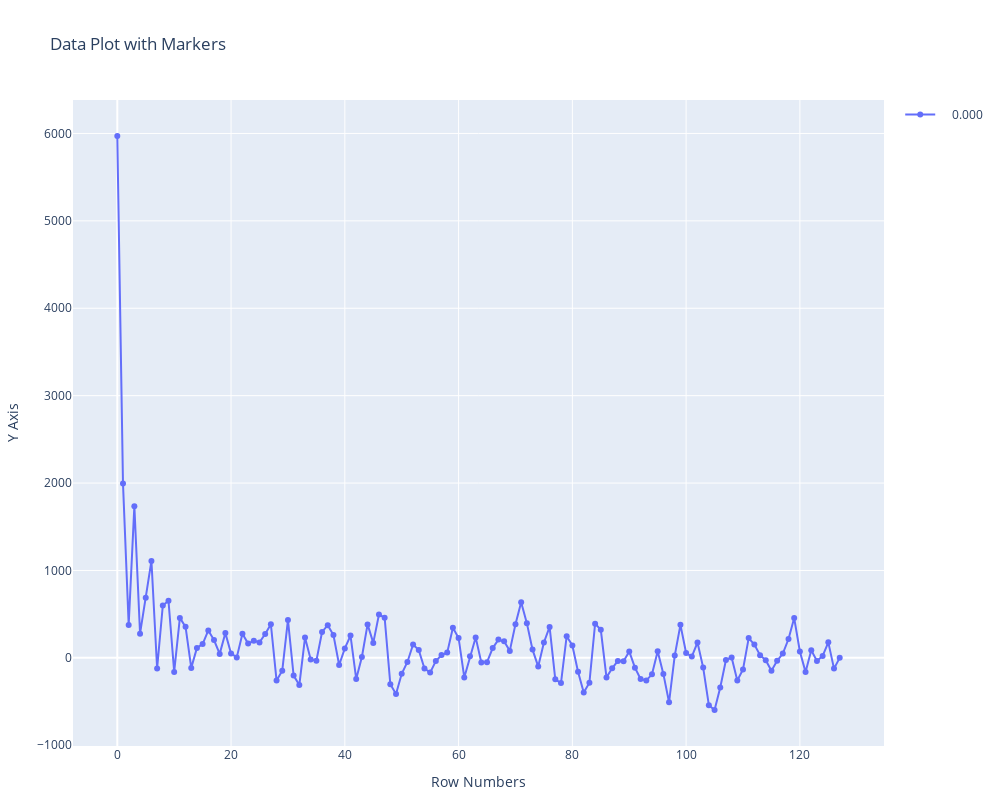

This figure's notebook cell:
### Code cell
import pandas as pd
import plotly.graph_objs as go

# Assuming 'data' is your pandas DataFrame
# Example:
# data = pd.DataFrame({'A': [10, 15, 20, 25, 30], 'B': [12, 18, 22, 28, 35]})

# Extracting x values (row numbers) and y values (column values)
x_values = data.index.tolist()  # Assuming your row numbers are the index
y_values = data.values.T  # Transposing to get column values

# Creating traces for each column
traces = []
for i, col in enumerate(data.columns):
    trace = go.Scatter(x=x_values, y=y_values[i], mode='markers+lines', name=col)
    traces.append(trace)

# Creating layout
# Creating layout
layout = go.Layout(
    title='Data Plot with Markers',
    xaxis=dict(title='Row Numbers'),
    yaxis=dict(title='Y Axis'),
    showlegend=True,
    autosize=False,
    width=1000,  # Adjust width for better visibility
    height=800,  # Adjust height for better visibility
    margin=dict(l=50, r=50, t=100, b=50)  # Adjust margins for better visibility
)


# Creating figure
fig = go.Figure(data=traces, layout=layout)

# Show plot
fig.show()

### Figure 1 — Plotly figure (JSON) as saved in the notebook; plotly's stock layout.template omitted (floating-point values rounded to 4 significant figures)
{"data": [{"mode": "markers+lines", "name": "    0.000", "type": "scatter", "x": [0, 1, 2, 3, 4, 5, 6, 7, 8, 9, 10, 11, 12, 13, 14, 15, 16, 17, 18, 19, 20, 21, 22, 23, 24, 25, 26, 27, 28, 29, 30, 31, 32, 33, 34, 35, 36, 37, 38, 39, 40, 41, 42, 43, 44, 45, 46, 47, 48, 49, 50, 51, 52, 53, 54, 55, 56, 57, 58, 59, 60, 61, 62, 63, 64, 65, 66, 67, 68, 69, 70, 71, 72, 73, 74, 75, 76, 77, 78, 79, 80, 81, 82, 83, 84, 85, 86, 87, 88, 89, 90, 91, 92, 93, 94, 95, 96, 97, 98, 99, 100, 101, 102, 103, 104, 105, 106, 107, 108, 109, 110, 111, 112, 113, 114, 115, 116, 117, 118, 119, 120, 121, 122, 123, 124, 125, 126, 127], "y": [5970.0, 1995.0, 376.3, 1736.0, 276.7, 688.5, 1109.0, -122.1, 599.0, 652.5, -160.5, 457.4, 354.7, -114.7, 113.7, 157.9, 313.8, 203.6, 45.49, 283.1, 50.88, 4.927, 276.2, 163.0, 195.8, 177.0, 272.2, 383.4, -260.3, -146.4, 433.6, -202.6, -311.3, 232.3, -18.83, -31.77, 296.4, 373.8, 260.3, -81.72, 107.9, 255.3, -241.7, 9.434, 382.7, 170.9, 495.1, 459.5, -301.7, -413.5, -182.0, -46.88, 152.7, 89.01, -121.2, -168.9, -36.03, 32.9, 59.96, 345.5, 227.7, -224.1, 19.04, 234, -53.82, -48.89, 111.9, 208.8, 190.3, 79.75, 383.4, 635.9, 397.0, 94.17, -99.8, 176.5, 353.6, -246.0, -288.2, 247.4, 141.3, -159.4, -396.7, -283.6, 391.2, 321.4, -223.6, -120.0, -34.8, -38.4, 73.63, -111.8, -242.2, -257.7, -188.8, 75.36, -183.9, -508.3, 26.42, 377.4, 55.02, 14.97, 175.7, -111.2, -541.7, -596.1, -339.7, -24.53, 4.668, -259.5, -132.8, 225.8, 152.7, 30.86, -26.62, -147.2, -34.19, 49.53, 215.5, 454.7, 73.58, -163.2, 86.15, -36.22, 22.32, 177.5, -122.9, 0]}], "layout": {"autosize": false, "height": 800, "margin": {"b": 50, "l": 50, "r": 50, "t": 100}, "showlegend": true, "title": {"text": "Data Plot with Markers"}, "width": 1000, "xaxis": {"title": {"text": "Row Numbers"}}, "yaxis": {"title": {"text": "Y Axis"}}}}
